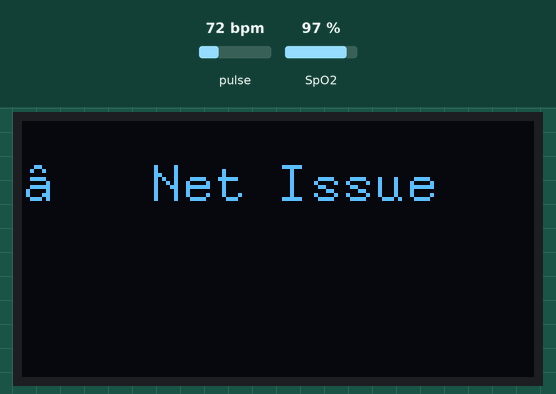
A sketch run on a simulated Arduino Uno, built with avr-gcc and run on an emulated ATmega328P. On the bench: 128×64 one-colour display. The inputs (shaded band) are chosen by the test bench; at power-on: pulse 72 bpm, SpO2 97 %. What the sketch prints to the serial monitor is not drawn.

Above: at 2.4 s.
2.5 s: pulse set to 97 bpm
At 3.7 s:
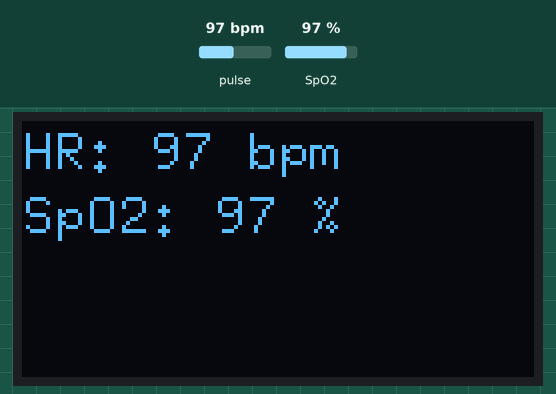
5.4 s: pulse set to 101 bpm
At 6.6 s:
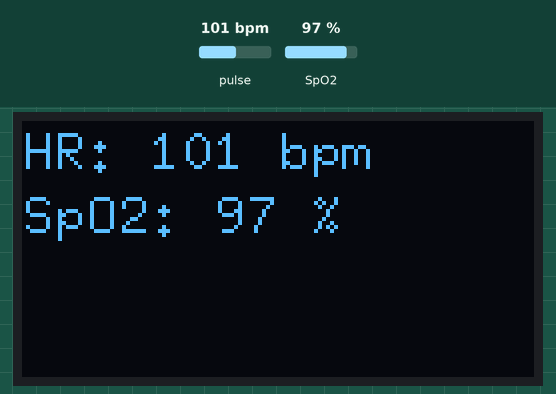
7.6 s: SpO2 set to 90 %
At 8.7 s:
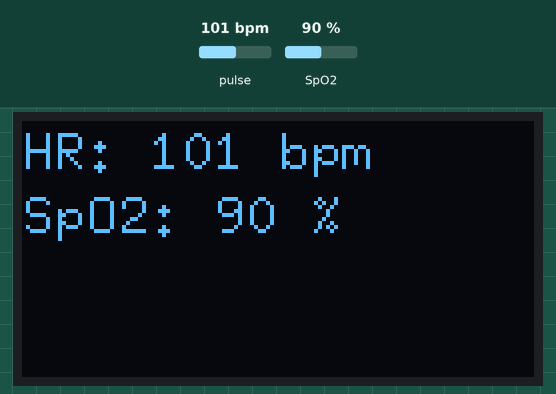
9.8 s: SpO2 set to 87 %
At 10.8 s:
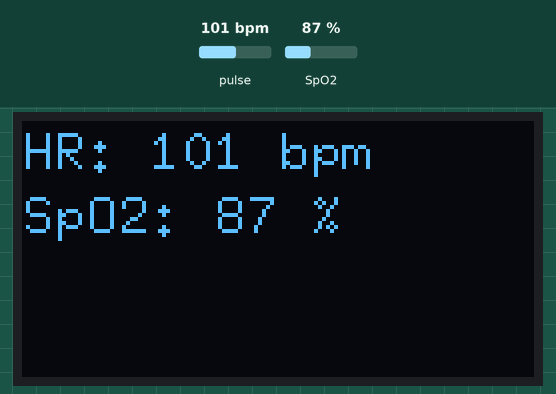
12.4 s: SpO2 set to 84 %
At 13.6 s:
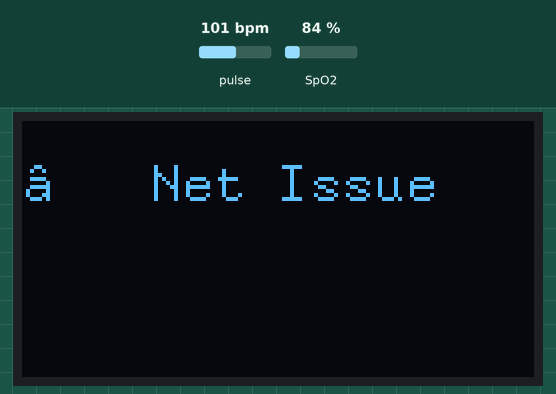
Timing chart, 0 to 15.4 s (numbered marks = the images above; inputs shaded):
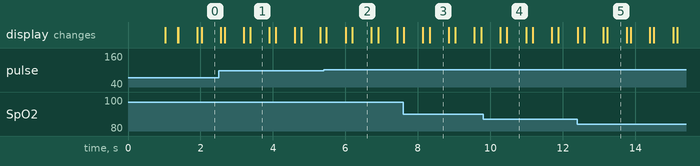

The sketch:

display_screen_w_heartbeat.ino
```cpp
#include <Wire.h>
#include "MAX30100_PulseOximeter.h"
#include <U8x8lib.h>

#define REPORTING_PERIOD_MS 500

PulseOximeter pox;
uint32_t tsLastReport = 0;

U8X8_SSD1306_128X64_NONAME_HW_I2C u8x8;

void onBeatDetected() {
  Serial.println("* Beat detected");
}

void setup() {
  Serial.begin(115200);
  delay(1000);

  u8x8.begin();
  u8x8.setFont(u8x8_font_8x13_1x2_f);
  u8x8.drawString(0, 0, "Initializing...");

  if (!pox.begin()) {
    Serial.println("❌ MAX30100 init failed.");
    u8x8.clear();
    u8x8.drawString(0, 2, "Sensor Failed!");
    while (1);
  }

  pox.setIRLedCurrent(MAX30100_LED_CURR_7_6MA);
  pox.setOnBeatDetectedCallback(onBeatDetected);

  Serial.println("✅ MAX30100 ready");
  u8x8.clearDisplay();
  u8x8.drawString(0, 0, "Waiting...");
}

void loop() {
  pox.update();

  if (millis() - tsLastReport > REPORTING_PERIOD_MS) {
    float hr = pox.getHeartRate();
    float spo2 = pox.getSpO2();

    Serial.println("--------");
    Serial.print("Raw HR: ");
    Serial.println(hr);
    Serial.print("Raw SpO2: ");
    Serial.println(spo2);

    bool validHR = hr > 40 && hr < 200;
    bool validSpO2 = spo2 > 85 && spo2 <= 100;

    u8x8.clearDisplay();

    if (validHR && validSpO2) {
      u8x8.setCursor(0, 0);
      u8x8.print("HR: ");
      u8x8.print((int)hr);
      u8x8.print(" bpm");

      u8x8.setCursor(0, 2);
      u8x8.print("SpO2: ");
      u8x8.print((int)spo2);
      u8x8.print(" %");
    } else {
      u8x8.setCursor(0, 1);
      u8x8.print("❌ Net Issue");
    }

    tsLastReport = millis();
  }
}
```

Measured:
- the behaviour switches between 86 and 85 % on SpO2 (found by bisection; images 4 and 5)
- after the input at 5.4 s, the display: first differs from a run without the input after 0.79 s (image 2)
- after the input at 7.6 s, the display: first differs from a run without the input after 0.72 s (image 3)
- after the input at 9.8 s, the display: first differs from a run without the input after 0.66 s (image 4)
- after the input at 12.4 s, the display: first differs from a run without the input after 0.83 s (image 5)
- what the display in image 1 shows lasts 0.5 s, from 3.4 s to 3.9 s
